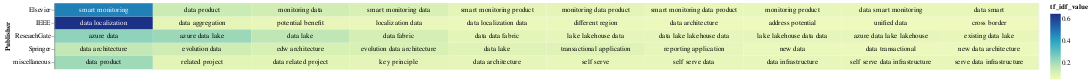

Here is the notebook cell this chart was saved with:
### Code cell
# Select the top terms for each PDF
top_terms_df_2 = result_df_publisher_2.groupby('Publisher').head(10)

# Add a small random value to 'idf_value' for better visualization
top_terms_df_2['tf_idf_value'] = top_terms_df_2['tf_idf_value'] + np.random.rand(top_terms_df_2.shape[0]) * 0.0001

# Create a base chart
base = alt.Chart(top_terms_df_2).encode(
    x=alt.X('rank:O', axis=None),  # Use rank for x-axis
    y='Publisher:N',
    color=alt.Color('tf_idf_value:Q', scale=alt.Scale(scheme='viridis')),
    text='top_word:N'  # Corrected column name to 'topic_word'
).transform_window(
    rank="rank()",
    sort=[alt.SortField("tf_idf_value", order="descending")],
    groupby=["Publisher"]
)

# Create a heatmap
heatmap = base.mark_rect().encode(
    color='tf_idf_value:Q',
)

# Create text labels with conditional color
text = base.mark_text(baseline='middle').encode(
    text='top_word:N',
    color=alt.condition(alt.datum.tf_idf_value >= 0.4, alt.value('white'), alt.value('black'))
)

# Display the heatmap and text labels
chart_tfidf_publisher_2 = (heatmap + text).properties(width=1500)
chart_tfidf_publisher_2

### Figure 1 — Vega-Lite specification as saved in the notebook (floating-point values rounded to 4 significant figures)
{"config": {"view": {"continuousWidth": 300, "continuousHeight": 300}}, "layer": [{"mark": {"type": "rect"}, "encoding": {"color": {"field": "tf_idf_value", "type": "quantitative"}, "text": {"field": "top_word", "type": "nominal"}, "x": {"axis": null, "field": "rank", "type": "ordinal"}, "y": {"field": "Publisher", "type": "nominal"}}, "transform": [{"window": [{"op": "rank", "field": "", "as": "rank"}], "groupby": ["Publisher"], "sort": [{"field": "tf_idf_value", "order": "descending"}]}]}, {"mark": {"type": "text", "baseline": "middle"}, "encoding": {"color": {"condition": {"test": "(datum.tf_idf_value >= 0.4)", "value": "white"}, "value": "black"}, "text": {"field": "top_word", "type": "nominal"}, "x": {"axis": null, "field": "rank", "type": "ordinal"}, "y": {"field": "Publisher", "type": "nominal"}}, "transform": [{"window": [{"op": "rank", "field": "", "as": "rank"}], "groupby": ["Publisher"], "sort": [{"field": "tf_idf_value", "order": "descending"}]}]}], "data": {"name": "data-9f7eabb09820d907e22a6896a49cd677"}, "width": 1500, "$schema": "https://vega.github.io/schema/vega-lite/v5.16.3.json", "datasets": {"data-9f7eabb09820d907e22a6896a49cd677": [{"Publisher": "IEEE", "top_word": "data localization", "tf_idf_value": 0.643}, {"Publisher": "IEEE", "top_word": "data aggregation", "tf_idf_value": 0.08018}, {"Publisher": "IEEE", "top_word": "potential benefit", "tf_idf_value": 0.07152}, {"Publisher": "IEEE", "top_word": "localization data", "tf_idf_value": 0.06563}, {"Publisher": "IEEE", "top_word": "data localization data", "tf_idf_value": 0.06299}, {"Publisher": "IEEE", "top_word": "different region", "tf_idf_value": 0.06045}, {"Publisher": "IEEE", "top_word": "data architecture", "tf_idf_value": 0.05975}, {"Publisher": "IEEE", "top_word": "address potential", "tf_idf_value": 0.05253}, {"Publisher": "IEEE", "top_word": "unified data", "tf_idf_value": 0.05062}, {"Publisher": "IEEE", "top_word": "cross border", "tf_idf_value": 0.04989}, {"Publisher": "Springer", "top_word": "data architecture", "tf_idf_value": 0.1564}, {"Publisher": "Springer", "top_word": "evolution data", "tf_idf_value": 0.1352}, {"Publisher": "Springer", "top_word": "edw architecture", "tf_idf_value": 0.1163}, {"Publisher": "Springer", "top_word": "evolution data architecture", "tf_idf_value": 0.1151}, {"Publisher": "Springer", "top_word": "data lake", "tf_idf_value": 0.09479}, {"Publisher": "Springer", "top_word": "transactional application", "tf_idf_value": 0.09299}, {"Publisher": "Springer", "top_word": "reporting application", "tf_idf_value": 0.07797}, {"Publisher": "Springer", "top_word": "new data", "tf_idf_value": 0.06031}, {"Publisher": "Springer", "top_word": "data transactional", "tf_idf_value": 0.05974}, {"Publisher": "Springer", "top_word": "new data architecture", "tf_idf_value": 0.05856}, {"Publisher": "ResearchGate", "top_word": "azure data", "tf_idf_value": 0.2342}, {"Publisher": "ResearchGate", "top_word": "azure data lake", "tf_idf_value": 0.2162}, {"Publisher": "ResearchGate", "top_word": "data lake", "tf_idf_value": 0.1615}, {"Publisher": "ResearchGate", "top_word": "data fabric", "tf_idf_value": 0.1233}, {"Publisher": "ResearchGate", "top_word": "data data fabric", "tf_idf_value": 0.08143}, {"Publisher": "ResearchGate", "top_word": "lake lakehouse data data", "tf_idf_value": 0.07642}, {"Publisher": "ResearchGate", "top_word": "azure data lake lakehouse", "tf_idf_value": 0.07638}, {"Publisher": "ResearchGate", "top_word": "data lake lakehouse data", "tf_idf_value": 0.07643}, {"Publisher": "ResearchGate", "top_word": "lake lakehouse data", "tf_idf_value": 0.07647}, {"Publisher": "ResearchGate", "top_word": "existing data lake", "tf_idf_value": 0.06864}, {"Publisher": "Elsevier", "top_word": "smart monitoring", "tf_idf_value": 0.4678}, {"Publisher": "Elsevier", "top_word": "data product", "tf_idf_value": 0.1409}, {"Publisher": "Elsevier", "top_word": "monitoring data", "tf_idf_value": 0.1279}, {"Publisher": "Elsevier", "top_word": "smart monitoring data", "tf_idf_value": 0.1137}, {"Publisher": "Elsevier", "top_word": "smart monitoring product", "tf_idf_value": 0.081}, {"Publisher": "Elsevier", "top_word": "monitoring data product", "tf_idf_value": 0.08098}, {"Publisher": "Elsevier", "top_word": "smart monitoring data product", "tf_idf_value": 0.07322}, {"Publisher": "Elsevier", "top_word": "monitoring product", "tf_idf_value": 0.07274}, {"Publisher": "Elsevier", "top_word": "data smart monitoring", "tf_idf_value": 0.07063}, {"Publisher": "Elsevier", "top_word": "data smart", "tf_idf_value": 0.07011}, {"Publisher": "miscellaneous", "top_word": "data product", "tf_idf_value": 0.213}, {"Publisher": "miscellaneous", "top_word": "data related project", "tf_idf_value": 0.08651}, {"Publisher": "miscellaneous", "top_word": "related project", "tf_idf_value": 0.08653}, {"Publisher": "miscellaneous", "top_word": "key principle", "tf_idf_value": 0.07934}, {"Publisher": "miscellaneous", "top_word": "data architecture", "tf_idf_value": 0.07643}, {"Publisher": "miscellaneous", "top_word": "self serve", "tf_idf_value": 0.07346}, {"Publisher": "miscellaneous", "top_word": "self serve data", "tf_idf_value": 0.0727}, {"Publisher": "miscellaneous", "top_word": "data infrastructure", "tf_idf_value": 0.07233}, {"Publisher": "miscellaneous", "top_word": "serve data infrastructure", "tf_idf_value": 0.06982}, {"Publisher": "miscellaneous", "top_word": "self serve data infrastructure", "tf_idf_value": 0.06982}]}}
